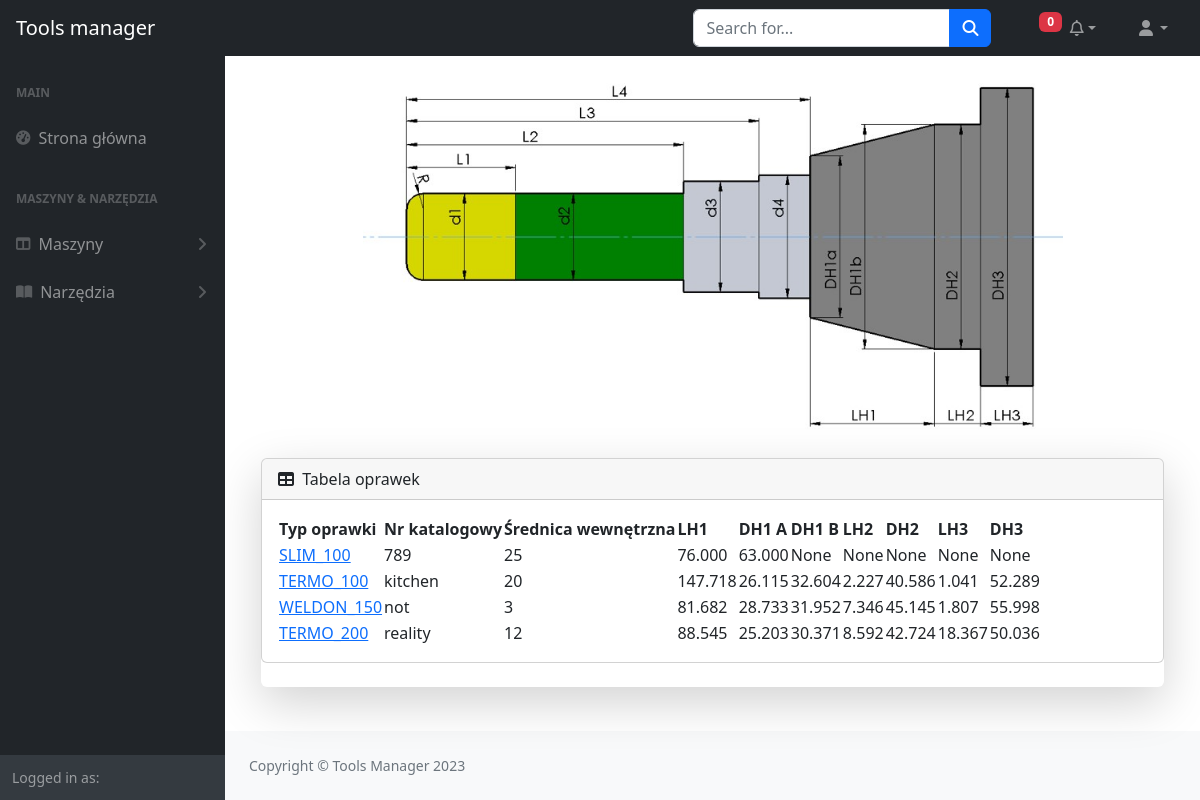
Page /holder/ on the committed database.
### holders/models.py (models this page shows, shortened)
class Holder(models.Model):
    holder_type_choices = [
        ('type_1', 'SLIM_100'),
        ('type_2', 'SLIM_150'),
        ('type_3', 'SLIM_200'),
        ('type_4', 'TERMO_100'),
        ('type_5', 'TERMO_150'),
        ('type_6', 'TERMO_200'),
        ('type_7', 'ER_32'),
        ('type_8', 'ER_40'),
        ('type_9', 'WELDON_100'),
        ('type_10', 'WELDON_150'),
        ('type_11', 'WELDON_200'),
        ('type_12', 'STYROPIAN'),
        ('type_13', 'UCHWYT_76'),
    ]
    holder_type_dict = dict(holder_type_choices)
    holder_type = models.CharField(max_length=100, choices=holder_type_choices)
    inner_diameter = models.PositiveIntegerField()
    catalog_nr = models.CharField(max_length=100, blank=True)
    LH1 = models.DecimalField(max_digits=10, decimal_places=3, blank=True, null=True)
    DH1_A = models.DecimalField(max_digits=10, decimal_places=3, blank=True, null=True)
    DH1_B = models.DecimalField(max_digits=10, decimal_places=3, blank=True, null=True)
    LH2 = models.DecimalField(max_digits=10, decimal_places=3, blank=True, null=True)
    DH2 = models.DecimalField(max_digits=10, decimal_places=3, blank=True, null=True)
    LH3 = models.DecimalField(max_digits=10, decimal_places=3, blank=True, null=True)
    DH3 = models.DecimalField(max_digits=10, decimal_places=3, blank=True, null=True)
    author = models.ForeignKey(User, on_delete=models.SET_DEFAULT, default=None)

### holders/views.py (the view)
# urls.py: path('holder/', HolderListView.as_view(), name='holder'),
class HolderListView(ListView):
    model = Holder
    template_name = 'holders/holder.html'
    def get(self, request, *args, **kwargs):
        user = request.user
        logger.info(f'Holder List View accessed by user {user}')
        return super().get(request, *args, **kwargs)

### machines/context_processors.py (called while the page is built)
def all_machines(request):
    return {'machines': Machine.objects.all()}

def user_notifications(request):
    if not request.user.is_anonymous:
        user = request.user
        return {'user_notifications': UserNotification.objects.filter(user=user, is_read=False).select_related(
                'notification__user_comment').order_by('-notification__created_at')}
    return {'user_notifications': []}

### holders/templates/holders/holder.html (shortened to what this page needs)
{% extends 'machines/index.html' %}
{% load static %}
{% block content %}
<div class="container">
    <div class="col-lg text-center">
        <img src="{% static 'media/tool.jpg' %}" alt="Tool Image" class="img-fluid rounded" style="max-width: 700px;">
    </div>
    <div class="row justify-content-center">
        <div class="col-lg">
            <div class="card shadow-lg border-0 rounded-lg mt-3">
                <div class="card mb-4">
                    <div class="card-header">
                        <i class="fas fa-table me-1"></i>
                        Tabela oprawek
                    </div>
                    <div class="card-body">
                        <table id="datatablesSimple">
                            <thead>
                                <tr>
                                    <th>Typ oprawki</th>
                                    <th>Nr katalogowy</th>
                                    <th>Średnica wewnętrzna</th>
                                    <th>LH1</th>
                                    <th>DH1 A</th>
                                    <th>DH1 B</th>
                                    <th>LH2</th>
                                    <th>DH2</th>
                                    <th>LH3</th>
                                    <th>DH3</th>
                                </tr>
                            </thead>
                            <tbody>
                                {% for holder in object_list %}
                                <tr>
                                    <td><a href="{% url 'holder-detail' holder.pk %}">{{ holder.get_holder_type_display }}</a></td>
                                    <td>{{ holder.catalog_nr }}</td>
                                    <td>{{ holder.inner_diameter }}</td>
                                    <td>{{ holder.LH1 }}</td>
                                    <td>{{ holder.DH1_A }}</td>
                                    <td>{{ holder.DH1_B }}</td>
                                    <td>{{ holder.LH2 }}</td>
                                    <td>{{ holder.DH2 }}</td>
                                    <td>{{ holder.LH3 }}</td>
                                    <td>{{ holder.DH3 }}</td>
                                </tr>
                                {% endfor %}
                            </tbody>
                        </table>
                    </div>
                </div>
            </div>
        </div>
    </div>
</div>
{% endblock %}

### rows in the picture
Holder: holder_type "SLIM_100", catalog_nr "789", inner_diameter "25", LH1 "76.000", DH1_A "63.000", DH1_B "None", LH2 "None", DH2 "None", LH3 "None", DH3 "None"
Holder: holder_type "TERMO_100", catalog_nr "kitchen", inner_diameter "20", LH1 "147.718", DH1_A "26.115", DH1_B "32.604", LH2 "2.227", DH2 "40.586", LH3 "1.041", DH3 "52.289"
Holder: holder_type "WELDON_150", catalog_nr "not", inner_diameter "3", LH1 "81.682", DH1_A "28.733", DH1_B "31.952", LH2 "7.346", DH2 "45.145", LH3 "1.807", DH3 "55.998"
Holder: holder_type "TERMO_200", catalog_nr "reality", inner_diameter "12", LH1 "88.545", DH1_A "25.203", DH1_B "30.371", LH2 "8.592", DH2 "42.724", LH3 "18.367", DH3 "50.036"
